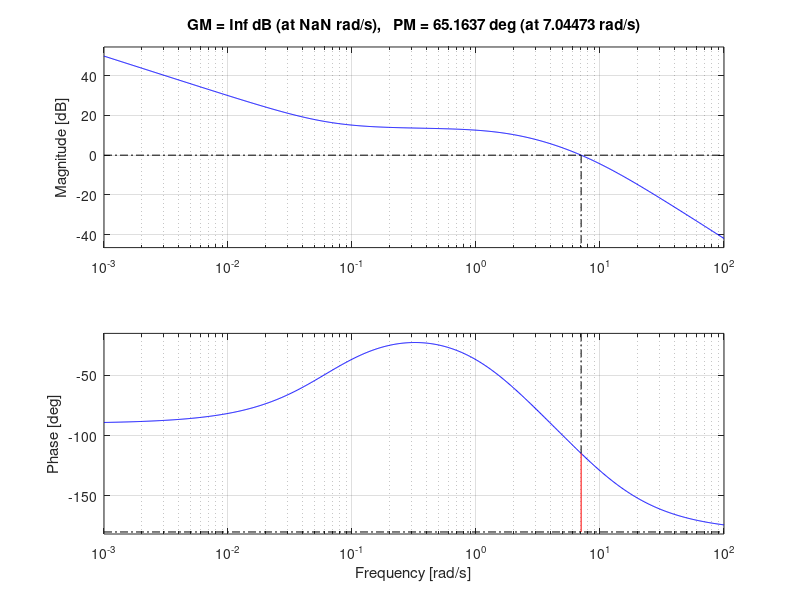
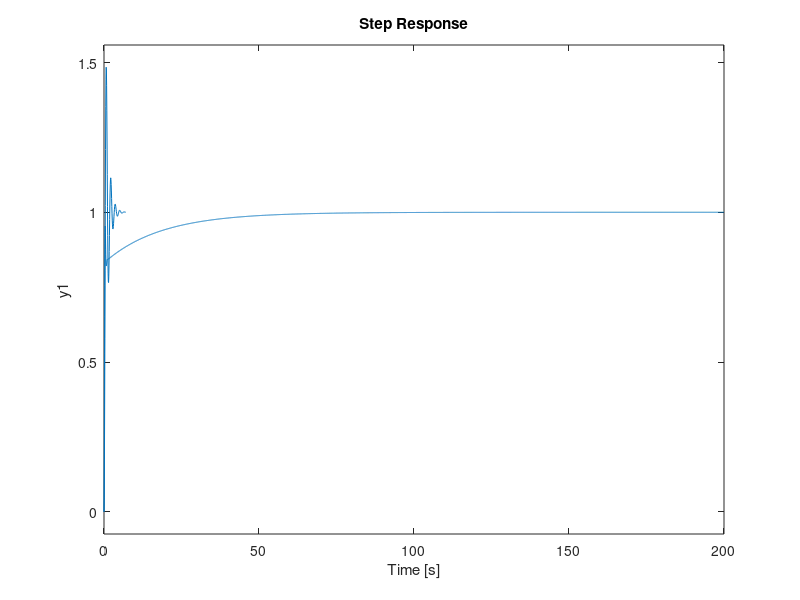

Reproduce these figures in MATLAB, in order.
close all
clc;clear;
K = 4;
num = K*10;
den = [0.5 1 0];
sys = tf(num,den);
margin(sys);
%w = 6.17rad/s mag = -0.0015 phase = -162 Kv0 = 0.05
% margin(sys)
Phi = (45 - 18)*pi/180
a = (1 + sin(Phi)/(1 - sin(Phi)));
T = 1/(sqrt(a)*6.17);

num1 = [1 1/a*T];
den1 = [1 1/T];
% 
num_af = conv(num,num1);
den_af = conv(den,den1);

sys_af = tf(num_af,den_af)
% [Gm,Pm,Wcg,Wcp] = margin(sys_af)
figure(1)
margin(sys_af)
figure(2)
sys = tf(10,den);
G1 = feedback(sys,1);
G2 = feedback(sys_af,1);
step(G1);grid
hold on
step(G2);grid
hold off


